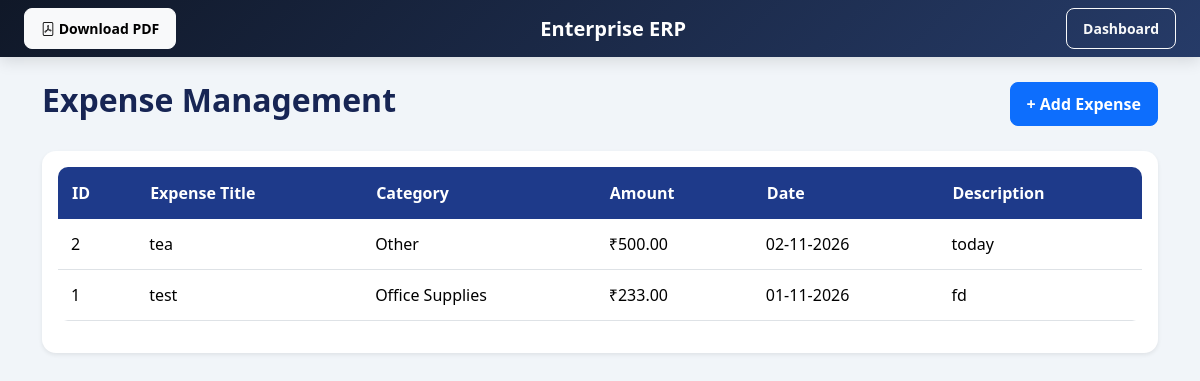
The app's page /expenses (signed in) with its own data.
### models.py (models this page shows)
class Expense(db.Model):
    id = db.Column(db.Integer, primary_key=True)
    title = db.Column(db.String(150), nullable=False)
    category = db.Column(db.String(100))
    amount = db.Column(db.Float, nullable=False)
    expense_date = db.Column(db.DateTime, default=datetime.utcnow)
    description = db.Column(db.Text)

### app.py (the view)
@app.route("/expenses")
@admin_required
def expenses():
        all_expenses = Expense.query.order_by(
            Expense.expense_date.desc()
        ).all()
        return render_template("expenses.html", expenses=all_expenses)

### app.py (called while the page is built)
def admin_required(func):
        @wraps(func)
        @login_required
        def decorated_view(*args, **kwargs):
            if current_user.role != "admin":
                flash("Access denied! Admin permission required.", "danger")
                return redirect(url_for("dashboard"))
            return func(*args, **kwargs)
        return decorated_view

@login_manager.user_loader
def load_user(user_id):
        return db.session.get(User, int(user_id))

### templates/expenses.html (shortened to what this page needs)
{% extends "base.html" %}
{% block content %}
<nav class="navbar navbar-dark bg-dark px-4">
   <a href="{{ url_for('export_report_pdf', report_type='expenses') }}"
   class="btn btn-light btn-sm">
    <i class="bi bi-file-pdf"></i> Download PDF
</a>
    <a class="navbar-brand fw-bold" href="{{ url_for('dashboard') }}">
        Enterprise ERP
    </a>
    <a href="{{ url_for('dashboard') }}" class="btn btn-outline-light btn-sm">
        Dashboard
    </a>
</nav>
<div class="container py-4">
    <div class="d-flex justify-content-between align-items-center mb-4">
        <h2>Expense Management</h2>
        <a href="{{ url_for('add_expense') }}" class="btn btn-primary">
            + Add Expense
        </a>
    </div>
    <div class="card shadow-sm">
        <div class="card-body">
            <div class="table-responsive">
                <table class="table table-hover align-middle">
                    <thead class="table-dark">
                        <tr>
                            <th>ID</th>
                            <th>Expense Title</th>
                            <th>Category</th>
                            <th>Amount</th>
                            <th>Date</th>
                            <th>Description</th>
                        </tr>
                    </thead>
                    <tbody>
                        {% for expense in expenses %}
                        <tr>
                            <td>{{ expense.id }}</td>
                            <td>{{ expense.title }}</td>
                            <td>{{ expense.category or '-' }}</td>
                            <td>₹{{ "%.2f"|format(expense.amount) }}</td>
                            <td>{{ expense.expense_date.strftime("%d-%m-%Y") }}</td>
                            <td>{{ expense.description or '-' }}</td>
                        </tr>
                        {% else %}
                        <tr>
                            <td colspan="6" class="text-center text-muted py-4">
                                No expenses recorded yet.
                            </td>
                        </tr>
                        {% endfor %}
                    </tbody>
                </table>
            </div>
        </div>
    </div>
</div>
{% endblock %}

### static/css/style.css (style rules this page uses)
body { background: #f4f6fb; font-family: Arial, sans-serif; margin: 0; }
* { box-sizing: border-box; }
body { color: #1e293b; background: #f1f5f9; font-family: 'Segoe UI', Arial, sans-serif; }
h1, h2, h3, h4, h5 { color: #172554; font-weight: 700; }
.navbar { background: linear-gradient(135deg, #101828, #263b68) !important; box-shadow: 0 4px 15px rgba(0,0,0,0.12); }
.navbar .navbar-brand, .navbar .nav-link { color: #fff !important; }
.container { padding-top: 20px; padding-bottom: 20px; }
.table { background: #fff; border-radius: 10px; overflow: hidden; vertical-align: middle; }
.table thead th { background: #1e3a8a; color: #fff; padding: 14px; border: none; }
.table tbody td { padding: 13px; }
.btn { border-radius: 8px; padding: 9px 16px; font-weight: 600; transition: 0.2s; }
.card { border: none; border-radius: 14px; box-shadow: 0 4px 18px rgba(15,23,42,0.06); margin-bottom: 20px; }

### records on screen
Expense: id "2", title "tea", category "Other", amount "500.00", expense_date "02-11-2026", description "today"
Expense: id "1", title "test", category "Office Supplies", amount "233.00", expense_date "01-11-2026", description "fd"
